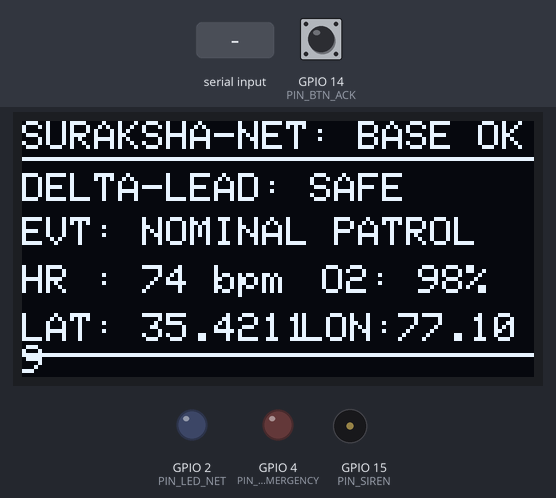
A sketch run on a simulated ESP32. Parts: 128×64 one-colour display, output pins drawn as LEDs (lit = HIGH), buzzer (waves = sounding). Dashed ring = blinking. Inputs (shaded band) come from the test bench; at power-on: GPIO 14 (PIN_BTN_ACK) HIGH. What the sketch prints to the serial monitor is not drawn.

Above: at 2.8 s.
2.9 s: "EMERGENCY\n" received over Serial
At 3.08 s:
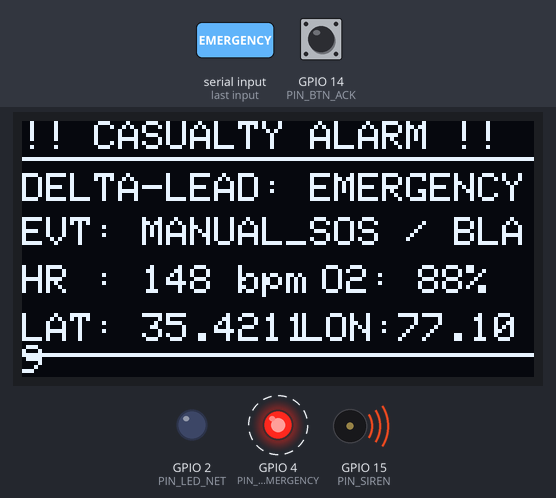
4.9 s: GPIO 14 (PIN_BTN_ACK) pulled LOW for 0.15 s
At 5.7 s:
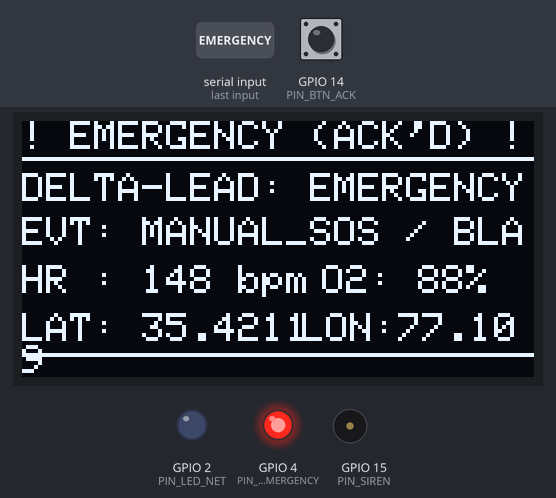
6.5 s: "SAFE\n" received over Serial
At 7.2 s:
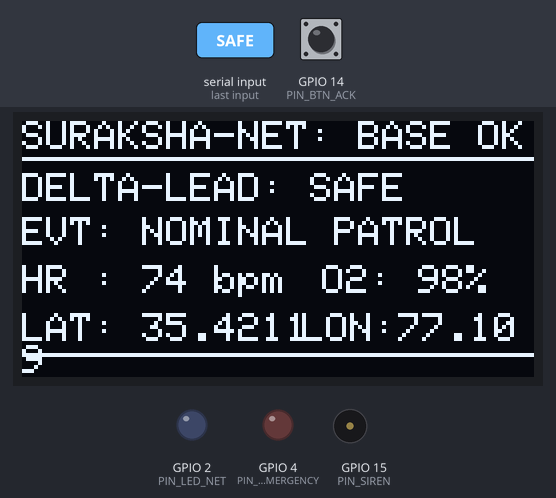
9.5 s: "SOS\n" received over Serial
At 9.68 s:
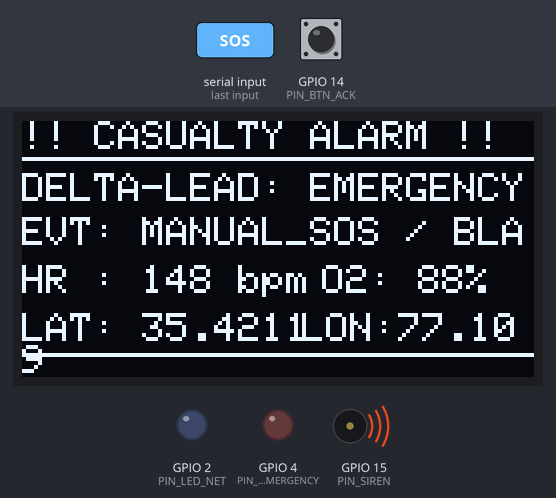
11.9 s: GPIO 14 (PIN_BTN_ACK) pulled LOW for 1 s
At 12.3 s:
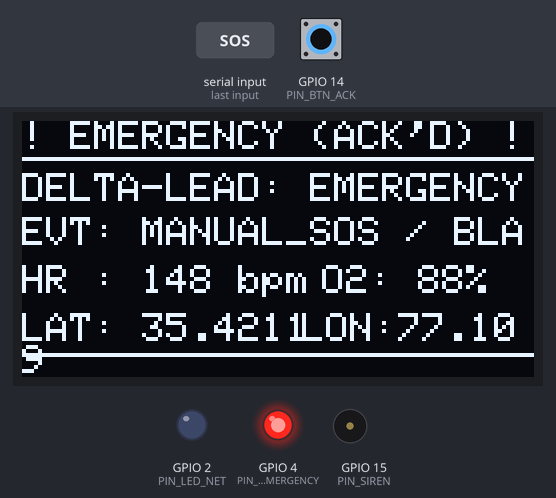
14.4 s: "RESET\n" received over Serial
At 15.6 s:
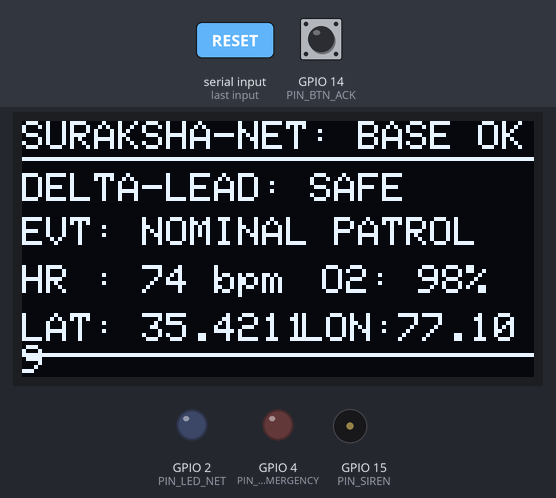
Timing chart, 0 to 17.4 s (numbered marks = the images above; inputs shaded):
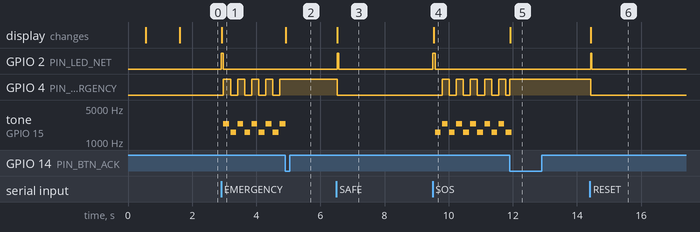

The sketch:

sketch.ino
```cpp
/*
 * ============================================================================
 * SURAKSHA-NET: Smart Soldier Protection, Survival & Rescue System
 * Component: Tactical Rescue Receiver Gateway (Wokwi Simulation Firmware)
 * Target MCU: ESP32-WROOM-32 / ESP32 DevKit V1
 *
 * SIMULATION BEHAVIOR:
 * - Continuously listens for JSON telemetry packets over Serial (or simulated link).
 * - Updates high-contrast OLED display with latest casualty vital signs & GPS.
 * - Triggers high-intensity red LED strobe and acoustic dual-tone siren on EMERGENCY.
 * - Operator can press green tactile button (GPIO 14) to ACKNOWLEDGE and mute alarm.
 * - Type "EMERGENCY" in Serial Monitor to inject a test casualty packet!
 * - Type "SAFE" to clear alerts and return to baseline monitoring.
 * ============================================================================
 */

#include <Wire.h>
#include <Adafruit_GFX.h>
#include <Adafruit_SSD1306.h>
#include <ArduinoJson.h>

// Hardware Pinout
#define PIN_SDA            21
#define PIN_SCL            22
#define PIN_LED_EMERGENCY   4  // Red Alert Strobe
#define PIN_LED_NET         2  // Blue Packet Received Pulse
#define PIN_SIREN          15  // Acoustic Siren / Buzzer
#define PIN_BTN_ACK        14  // Operator Acknowledge Tactile Switch

// OLED Specs
#define SCREEN_WIDTH      128
#define SCREEN_HEIGHT      64
#define SCREEN_ADDR      0x3C

Adafruit_SSD1306 oled(SCREEN_WIDTH, SCREEN_HEIGHT, &Wire, -1);

// State Variables
bool emergencyActive = false;
bool emergencyMuted = false;
unsigned long lastSirenToggle = 0;
bool sirenToneHigh = false;
unsigned long demoTimer = 0;

// Current Monitored Casualty Details
String monSoldierId = "DELTA-LEAD";
String monName = "Sepoy Rajesh Kumar";
String monStatus = "SAFE";
String monAlert = "NOMINAL PATROL";
int monHeartRate = 74;
int monSpO2 = 98;
float monLat = 35.4211;
float monLon = 77.1095;
int monHops = 2;

void updateOled();
void handleAudioVisuals();
void parsePacket(const String& jsonStr);

void setup() {
  Serial.begin(115200);
  delay(500);

  pinMode(PIN_LED_EMERGENCY, OUTPUT);
  pinMode(PIN_LED_NET, OUTPUT);
  pinMode(PIN_SIREN, OUTPUT);
  pinMode(PIN_BTN_ACK, INPUT_PULLUP);

  digitalWrite(PIN_LED_EMERGENCY, LOW);
  digitalWrite(PIN_LED_NET, LOW);
  digitalWrite(PIN_SIREN, LOW);

  Wire.begin(PIN_SDA, PIN_SCL);

  if (!oled.begin(SSD1306_SWITCHCAPVCC, SCREEN_ADDR)) {
    Serial.println(F("[ERROR] SSD1306 OLED initialization failed!"));
  } else {
    oled.clearDisplay();
    oled.setTextColor(SSD1306_WHITE);
    oled.setTextSize(1);
    oled.setCursor(0, 10);
    oled.println(F("SURAKSHA-NET BASE"));
    oled.setCursor(0, 25);
    oled.println(F("Tactical Receiver"));
    oled.setCursor(0, 40);
    oled.println(F("Standby for LoRa..."));
    oled.display();
    delay(1000);
  }

  Serial.println(F("=================================================="));
  Serial.println(F(" SURAKSHA-NET RESCUE RECEIVER BASE STATION"));
  Serial.println(F(" Interactive Wokwi Simulation Ready"));
  Serial.println(F(" Instructions:"));
  Serial.println(F(" - Type 'EMERGENCY' to simulate receiving SOS casualty packet."));
  Serial.println(F(" - Type 'SAFE' to simulate all units nominal."));
  Serial.println(F(" - Press green button (GPIO 14) to ACK/MUTE alarm."));
  Serial.println(F("=================================================="));

  updateOled();
}

void loop() {
  unsigned long now = millis();

  // 1. Check Acknowledge Button
  if (digitalRead(PIN_BTN_ACK) == LOW) {
    if (emergencyActive && !emergencyMuted) {
      emergencyMuted = true;
      Serial.println(F("[OPERATOR ACK] Emergency acknowledged and siren muted."));
      digitalWrite(PIN_SIREN, LOW);
      digitalWrite(PIN_LED_EMERGENCY, HIGH); // Steady ON when ACK'd
      updateOled();
      delay(300); // Debounce
    }
  }

  // 2. Read Serial Input
  if (Serial.available()) {
    String input = Serial.readStringUntil('\n');
    input.trim();
    if (input.equalsIgnoreCase("EMERGENCY") || input.equalsIgnoreCase("SOS")) {
      digitalWrite(PIN_LED_NET, HIGH);
      emergencyActive = true;
      emergencyMuted = false;
      monStatus = "EMERGENCY";
      monAlert = "MANUAL_SOS / BLAST";
      monHeartRate = 148;
      monSpO2 = 88;
      Serial.println(F("[BASE STATION ALERT] INCOMING CASUALTY BEACON DETECTED!"));
      updateOled();
      delay(50);
      digitalWrite(PIN_LED_NET, LOW);
    } else if (input.equalsIgnoreCase("SAFE") || input.equalsIgnoreCase("RESET")) {
      emergencyActive = false;
      emergencyMuted = false;
      monStatus = "SAFE";
      monAlert = "NOMINAL PATROL";
      monHeartRate = 74;
      monSpO2 = 98;
      Serial.println(F("[BASE STATION INFO] All squad units reporting SAFE."));
      updateOled();
    } else if (input.startsWith("{")) {
      digitalWrite(PIN_LED_NET, HIGH);
      parsePacket(input);
      digitalWrite(PIN_LED_NET, LOW);
    }
  }

  // 3. Audio-Visual Siren & Flasher Handling
  handleAudioVisuals();

  // 4. Autonomous Pulse Simulation (Every 4s in standby)
  if (!emergencyActive && (now - demoTimer >= 4000)) {
    demoTimer = now;
    digitalWrite(PIN_LED_NET, HIGH);
    delay(40);
    digitalWrite(PIN_LED_NET, LOW);
  }
}

void parsePacket(const String& jsonStr) {
  StaticJsonDocument<512> doc;
  DeserializationError err = deserializeJson(doc, jsonStr);
  if (err) return;

  monSoldierId = doc["origin_id"] | "SOLDIER-01";
  monName = doc["personnel_name"] | "Sepoy Rajesh Kumar";
  monStatus = doc["status"] | "SAFE";
  monAlert = doc["alert_type"] | "PERIODIC";

  JsonObject vitals = doc["vitals"];
  if (!vitals.isNull()) {
    monHeartRate = vitals["heart_rate_bpm"] | 75;
    monSpO2 = vitals["spo2_percent"] | 98;
  }

  JsonObject gps = doc["gps"];
  if (!gps.isNull()) {
    monLat = gps["latitude"] | 35.4211;
    monLon = gps["longitude"] | 77.1095;
  }

  if (monStatus == "EMERGENCY") {
    emergencyActive = true;
    emergencyMuted = false;
  } else {
    emergencyActive = false;
  }

  updateOled();
}

void handleAudioVisuals() {
  if (emergencyActive && !emergencyMuted) {
    unsigned long now = millis();
    if (now - lastSirenToggle >= 220) {
      lastSirenToggle = now;
      sirenToneHigh = !sirenToneHigh;
      digitalWrite(PIN_LED_EMERGENCY, sirenToneHigh ? HIGH : LOW);
      if (sirenToneHigh) {
        tone(PIN_SIREN, 2400, 180);
      } else {
        tone(PIN_SIREN, 1600, 180);
      }
    }
  } else if (emergencyActive && emergencyMuted) {
    // Steady ON to indicate pending rescue operation
    digitalWrite(PIN_LED_EMERGENCY, HIGH);
    noTone(PIN_SIREN);
  } else {
    digitalWrite(PIN_LED_EMERGENCY, LOW);
    noTone(PIN_SIREN);
  }
}

void updateOled() {
  oled.clearDisplay();
  oled.setTextSize(1);
  oled.setCursor(0, 0);

  if (emergencyActive) {
    if (emergencyMuted) {
      oled.print(F("! EMERGENCY (ACK'D) !"));
    } else {
      oled.print(F("!! CASUALTY ALARM !!"));
    }
  } else {
    oled.print(F("SURAKSHA-NET: BASE OK"));
  }
  oled.drawLine(0, 9, 127, 9, SSD1306_WHITE);

  // Soldier ID & Alert
  oled.setCursor(0, 13);
  oled.print(monSoldierId);
  oled.print(F(": "));
  oled.print(monStatus);

  oled.setCursor(0, 24);
  oled.print(F("EVT: "));
  oled.print(monAlert.substring(0, 16));

  // Vitals
  oled.setCursor(0, 36);
  oled.print(F("HR : ")); oled.print(monHeartRate); oled.print(F(" bpm"));
  oled.setCursor(75, 36);
  oled.print(F("O2: ")); oled.print(monSpO2); oled.print(F("%"));

  // Coordinates
  oled.setCursor(0, 48);
  oled.print(F("LAT: ")); oled.print(monLat, 4);
  oled.setCursor(70, 48);
  oled.print(F("LON:")); oled.print(monLon, 3);

  oled.drawLine(0, 58, 127, 58, SSD1306_WHITE);
  oled.display();
}
```

Measured:
- after the input at 2.9 s, GPIO 4 (PIN_LED_EMERGENCY): alternates HIGH for 0.22 s and LOW for 0.22 s, starting after 0.08 s; tone on GPIO 15 (PIN_SIREN): silent → 2400 Hz after 0.08 s, then repeats every 0.44 s: silent 0.04 s, 1600 Hz 0.18 s, silent 0.04 s, 2400 Hz 0.18 s; the display: changes at once (image 1)
- after the input at 4.9 s, GPIO 4 (PIN_LED_EMERGENCY): stops changing and stays HIGH; tone on GPIO 15 (PIN_SIREN): goes on until 4.9 s, then stays silent; the display: changes at once (image 2)
- after the input at 6.5 s, GPIO 2 (PIN_LED_NET): LOW → HIGH at once, → LOW 0.04 s later; GPIO 4 (PIN_LED_EMERGENCY): HIGH → LOW at once; the display: changes at once (image 3)
- after the input at 9.5 s, GPIO 4 (PIN_LED_EMERGENCY): alternates HIGH for 0.22 s and LOW for 0.22 s, starting after 0.30 s; tone on GPIO 15 (PIN_SIREN): silent → 1600 Hz after 0.08 s, then repeats every 0.44 s: silent 0.04 s, 2400 Hz 0.18 s, silent 0.04 s, 1600 Hz 0.18 s; the display: changes at once (image 4)
- after the input at 11.9 s, tone on GPIO 15 (PIN_SIREN): goes on until 12.0 s, then stays silent; the display: changes at once (image 5)
- after the input at 14.4 s, GPIO 2 (PIN_LED_NET): LOW → HIGH at once, → LOW 0.04 s later; GPIO 4 (PIN_LED_EMERGENCY): HIGH → LOW at once; the display: changes at once (image 6)
